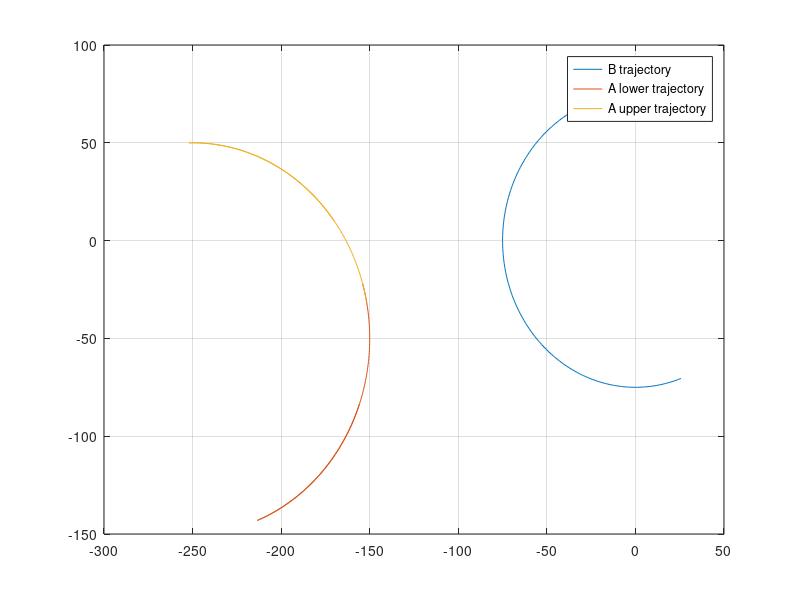
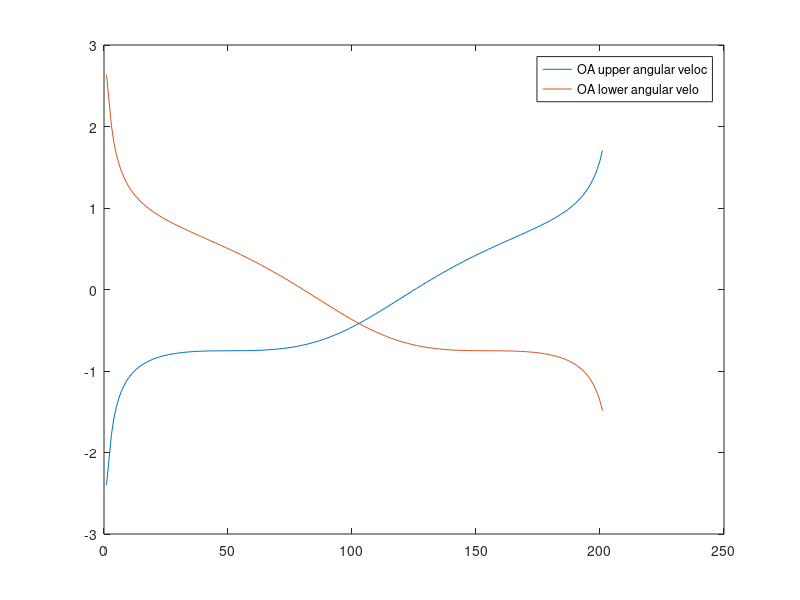
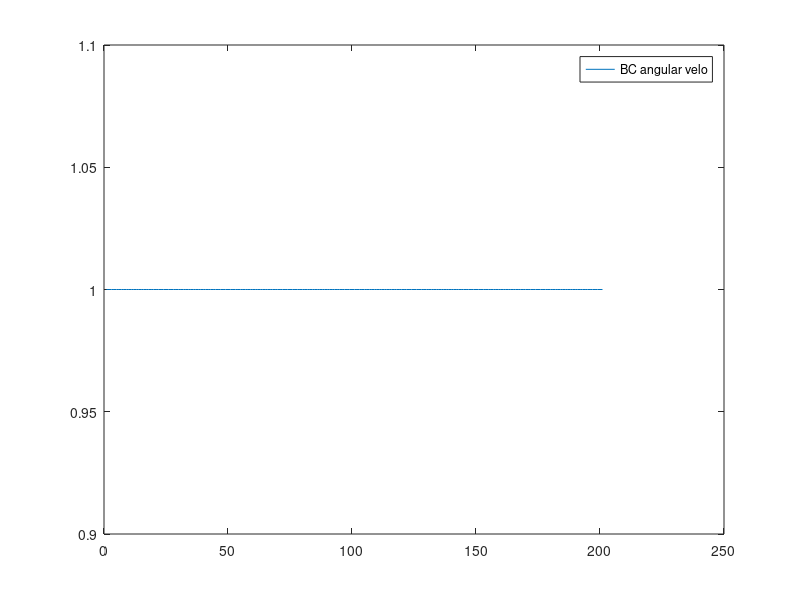
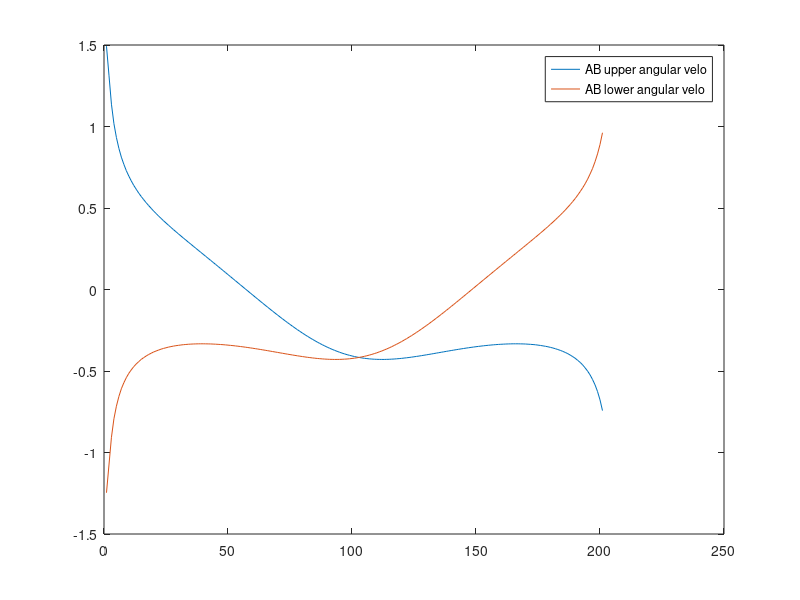

Write the MATLAB code that produced these figures, in order.
%% besicetion
% Bisection method and position trajectory
% clc;clear;close all;
err=0.001;
format long
OA=100;AB=75;rab=182.0027472;
theta1=[90:290]';
for nn=1:length(theta1)
    ans1(nn,1)=theta1(nn);
    f=@(theta2) ((AB*cosd(theta1(nn))-(OA*cosd(theta2)-250))^2+(AB*sind(theta1(nn))-(OA*sind(theta2)-50))^2)^0.5-rab;
    count=1;fr=1;
for n=-180:180
    f1=f(n);f2=f(n-1);
    fr=f1*f2;
    if f1>0 
    elseif f1==0
       count=count+1;
       ans1(nn,count)=n;   
    else
    end
    if fr<0
        m1=n;m2=n-2;
       m3=(m1+m2)/2; %%bisection method
       while abs(f(m3))>err
           if f(m3)*f(m1)>0
               m1=m3;
           else
              m2=m3; 
           end
           m3=(m1+m2)/2;
       end
       count=count+1;
       ans1(nn,count)=m3;
    end
end
if count==1
   disp(["no answers if theta1=",num2str(theta1(nn))]) 
end
end
ans2=[AB*cosd(ans1(:,1));AB*sind(ans1(:,1))];
ans3=[OA*cosd(ans1(:,2))-250 OA*cosd(ans1(:,3))-250;OA*sind(ans1(:,2))-50 OA*sind(ans1(:,3))-50];

figure
plot(AB*cosd(theta1),AB*sind(theta1))
hold on; grid on;
plot(OA*cosd(ans1(:,2))-250,OA*sind(ans1(:,2))-50)
plot(OA*cosd(ans1(:,3))-250,OA*sind(ans1(:,3))-50)
legend({'B trajectory','A lower trajectory','A upper trajectory'})
%% Angular velocity 
for n=2:length(ans1)
    if n>1
        v1(n,1)=ans1(n,2)-ans1(n-1,2);
        v1(n,2)=ans1(n,3)-ans1(n-1,3);
    end
end
v1(1,:)=2*v1(2,:)-v1(3,:);
figure
plot(1:length(v1),v1)
legend({'OA upper angular veloc','OA lower angular velo'})

for n=2:length(ans1)
    if n>1
        v2(n,1)=ans1(n,1)-ans1(n-1,1);
    end
end
v2(1,:)=2*v2(2,:)-v2(3,:);
figure
plot(1:length(v2),v2)
legend({'BC angular velo'})

m(:,1)=(75*sind(theta1)+50-100*sind(ans1(:,2)))./(75*cosd(theta1)+250-100*cosd(ans1(:,2)));
m(:,2)=(75*sind(theta1)+50-100*sind(ans1(:,3)))./(75*cosd(theta1)+250-100*cosd(ans1(:,3)));
theta3=atand(m);
for n=2:length(ans1)
    if n>1
        v3(n,1)=theta3(n,1)-theta3(n-1,1);
        v3(n,2)=theta3(n,2)-theta3(n-1,2);
    end
end
v3(1,:)=2*v3(2,:)-v3(3,:);
figure
plot(1:length(v3),v3)
legend({'AB upper angular velo','AB lower angular velo'})
%% Angular acceleration
for n=2:length(v1)
    if n>1
        a1(n,1)=v1(n,1)-v1(n-1,1);
        a1(n,2)=v1(n,2)-v1(n-1,2);
    end
end
a1(1,:)=2*a1(2,:)-a1(3,:);
figure
plot(1:length(a1),a1)
legend({'OA upper angular acce','OA lower angular acce'})

for n=2:length(v2)
    if n>1
        a2(n,1)=v2(n,1)-v2(n-1,1);
    end
end
a2(1,:)=2*a2(2,:)-a2(3,:);
figure
plot(1:length(a2),a2)
legend({'BC angular acce'})

for n=2:length(v3)
    if n>1
        a3(n,1)=v3(n,1)-v3(n-1,1);
        a3(n,2)=v3(n,2)-v3(n-1,2);
    end
end
a3(1,:)=2*a3(2,:)-a3(3,:);
figure
plot(1:length(a3),a3)
legend({'AB upper angular acce','AB lower angular acce'})